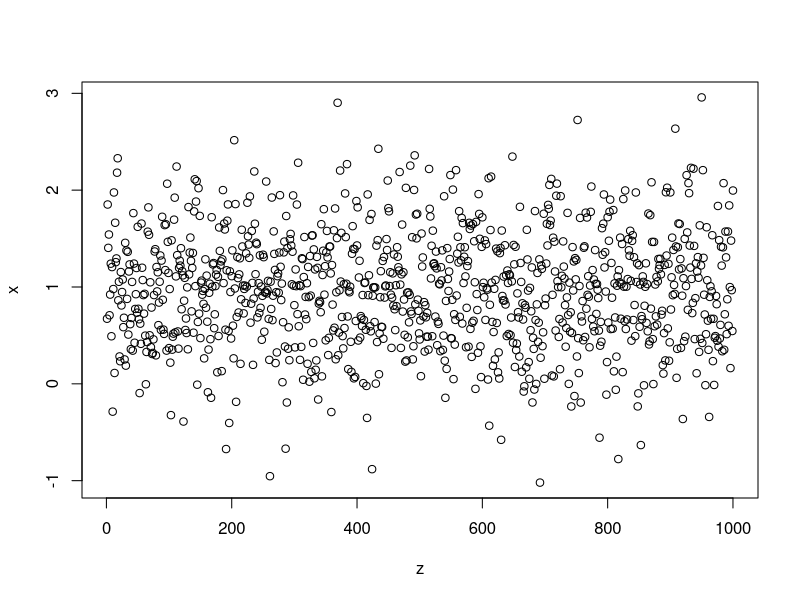
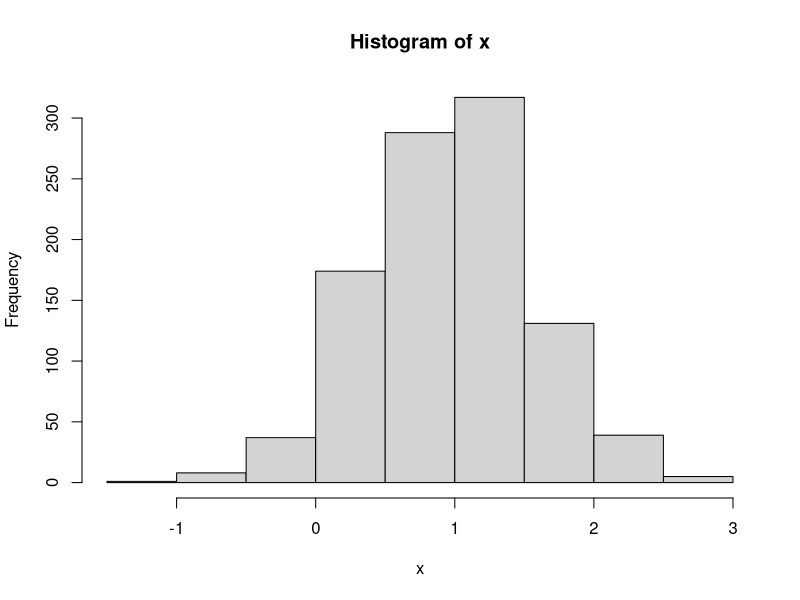
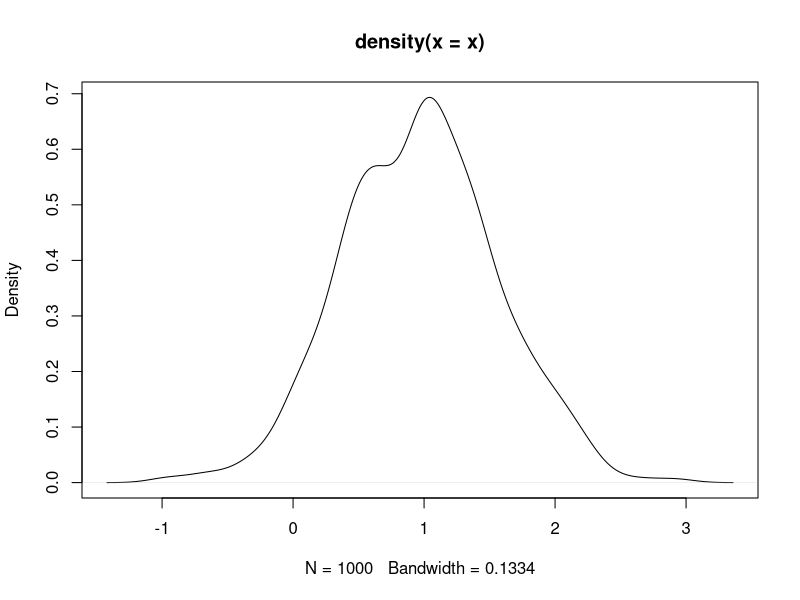
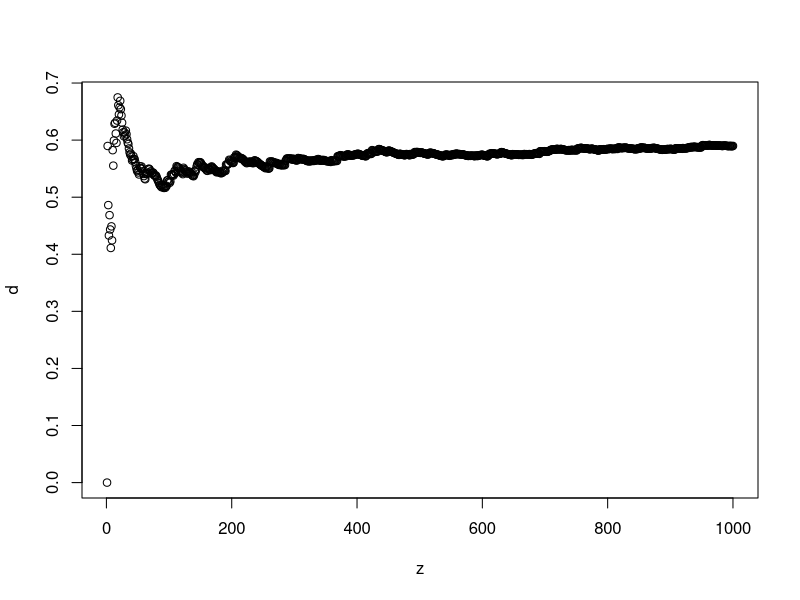

These figures' R source, in order:
# Declaration of variables
y=0
h=0
d=1
z=1:1000

# Generation of Random Normal Distribution Seed 
size=1000
mean = 1
SD =0.6
x = rnorm(size,mean,SD)
plot(z,x)
hist(x)
plot(density(x))

# Expectation of Squares
for(i in 1:1000)
y[i]=sum((x[1:i])^2)/i

# Squares of Expectations
for(i in 1:1000)
h[i]=sum(x[1:i]/i)^2

# Finding Standard Deviation
for(i in 1:1000)
d=sqrt(y-h)
d
plot(z,d)
